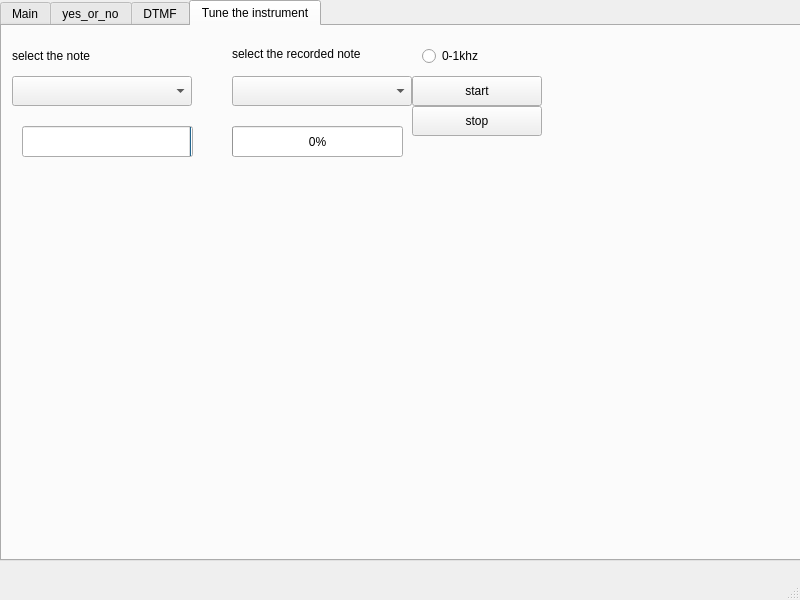
<?xml version="1.0" encoding="UTF-8"?>
<ui version="4.0">
 <class>MainWindow</class>
 <widget class="QMainWindow" name="MainWindow">
  <property name="geometry">
   <rect>
    <x>0</x>
    <y>0</y>
    <width>800</width>
    <height>600</height>
   </rect>
  </property>
  <property name="windowTitle">
   <string>MainWindow</string>
  </property>
  <widget class="QWidget" name="centralwidget">
   <widget class="QTabWidget" name="tabWidget">
    <property name="geometry">
     <rect>
      <x>0</x>
      <y>0</y>
      <width>801</width>
      <height>561</height>
     </rect>
    </property>
    <property name="currentIndex">
     <number>3</number>
    </property>
    <widget class="QWidget" name="tab">
     <attribute name="title">
      <string>Main</string>
     </attribute>
     <widget class="QCustomPlot" name="custom" native="true">
      <property name="geometry">
       <rect>
        <x>10</x>
        <y>180</y>
        <width>641</width>
        <height>351</height>
       </rect>
      </property>
     </widget>
     <widget class="QPushButton" name="pushButton">
      <property name="geometry">
       <rect>
        <x>10</x>
        <y>60</y>
        <width>130</width>
        <height>24</height>
       </rect>
      </property>
      <property name="text">
       <string>select file</string>
      </property>
     </widget>
     <widget class="QComboBox" name="comboBox">
      <property name="geometry">
       <rect>
        <x>10</x>
        <y>30</y>
        <width>391</width>
        <height>21</height>
       </rect>
      </property>
     </widget>
     <widget class="QLabel" name="label">
      <property name="geometry">
       <rect>
        <x>10</x>
        <y>0</y>
        <width>301</width>
        <height>20</height>
       </rect>
      </property>
      <property name="text">
       <string>TextLabel</string>
      </property>
     </widget>
     <widget class="QPushButton" name="pushButton_2">
      <property name="geometry">
       <rect>
        <x>140</x>
        <y>60</y>
        <width>130</width>
        <height>24</height>
       </rect>
      </property>
      <property name="text">
       <string>do fft</string>
      </property>
     </widget>
     <widget class="QPushButton" name="pushButton_3">
      <property name="geometry">
       <rect>
        <x>270</x>
        <y>90</y>
        <width>130</width>
        <height>24</height>
       </rect>
      </property>
      <property name="text">
       <string>filter </string>
      </property>
     </widget>
     <widget class="QPushButton" name="pushButton_4">
      <property name="geometry">
       <rect>
        <x>270</x>
        <y>60</y>
        <width>130</width>
        <height>24</height>
       </rect>
      </property>
      <property name="text">
       <string>reconstitute </string>
      </property>
     </widget>
     <widget class="QRadioButton" name="radioButton">
      <property name="geometry">
       <rect>
        <x>430</x>
        <y>0</y>
        <width>161</width>
        <height>31</height>
       </rect>
      </property>
      <property name="text">
       <string>save ifft to wav file</string>
      </property>
     </widget>
     <widget class="QRadioButton" name="radioButton_2">
      <property name="geometry">
       <rect>
        <x>10</x>
        <y>90</y>
        <width>251</width>
        <height>20</height>
       </rect>
      </property>
      <property name="text">
       <string>lowpass </string>
      </property>
     </widget>
     <widget class="QRadioButton" name="radioButton_3">
      <property name="geometry">
       <rect>
        <x>10</x>
        <y>110</y>
        <width>241</width>
        <height>20</height>
       </rect>
      </property>
      <property name="text">
       <string>high pass</string>
      </property>
     </widget>
     <widget class="QRadioButton" name="radioButton_4">
      <property name="geometry">
       <rect>
        <x>10</x>
        <y>130</y>
        <width>251</width>
        <height>20</height>
       </rect>
      </property>
      <property name="text">
       <string>band pass</string>
      </property>
     </widget>
     <widget class="QRadioButton" name="radioButton_5">
      <property name="geometry">
       <rect>
        <x>10</x>
        <y>150</y>
        <width>251</width>
        <height>20</height>
       </rect>
      </property>
      <property name="text">
       <string>band stop</string>
      </property>
     </widget>
     <widget class="QPushButton" name="pushButton_5">
      <property name="geometry">
       <rect>
        <x>270</x>
        <y>120</y>
        <width>130</width>
        <height>24</height>
       </rect>
      </property>
      <property name="text">
       <string>save filtered results</string>
      </property>
     </widget>
     <widget class="QRadioButton" name="radioButton_6">
      <property name="geometry">
       <rect>
        <x>430</x>
        <y>30</y>
        <width>161</width>
        <height>20</height>
       </rect>
      </property>
      <property name="text">
       <string>filter for birds_jet_noise</string>
      </property>
     </widget>
     <widget class="QRadioButton" name="radioButton_7">
      <property name="geometry">
       <rect>
        <x>430</x>
        <y>60</y>
        <width>171</width>
        <height>21</height>
       </rect>
      </property>
      <property name="text">
       <string>filter for owl_beep</string>
      </property>
     </widget>
    </widget>
    <widget class="QWidget" name="tab_2">
     <attribute name="title">
      <string>yes_or_no</string>
     </attribute>
     <widget class="QPushButton" name="pushButton_6">
      <property name="geometry">
       <rect>
        <x>10</x>
        <y>70</y>
        <width>130</width>
        <height>24</height>
       </rect>
      </property>
      <property name="text">
       <string>select file</string>
      </property>
     </widget>
     <widget class="QComboBox" name="comboBox_2">
      <property name="geometry">
       <rect>
        <x>10</x>
        <y>40</y>
        <width>261</width>
        <height>22</height>
       </rect>
      </property>
     </widget>
     <widget class="QLabel" name="label_2">
      <property name="geometry">
       <rect>
        <x>10</x>
        <y>20</y>
        <width>191</width>
        <height>16</height>
       </rect>
      </property>
      <property name="text">
       <string>TextLabel</string>
      </property>
     </widget>
     <widget class="QCustomPlot" name="custom2" native="true">
      <property name="geometry">
       <rect>
        <x>30</x>
        <y>160</y>
        <width>331</width>
        <height>311</height>
       </rect>
      </property>
      <property name="maximumSize">
       <size>
        <width>16777215</width>
        <height>16777215</height>
       </size>
      </property>
     </widget>
     <widget class="QCustomPlot" name="custom3" native="true">
      <property name="geometry">
       <rect>
        <x>410</x>
        <y>160</y>
        <width>341</width>
        <height>311</height>
       </rect>
      </property>
      <property name="maximumSize">
       <size>
        <width>16777215</width>
        <height>16777215</height>
       </size>
      </property>
     </widget>
     <widget class="QLabel" name="label_3">
      <property name="geometry">
       <rect>
        <x>290</x>
        <y>50</y>
        <width>49</width>
        <height>16</height>
       </rect>
      </property>
      <property name="text">
       <string>yes</string>
      </property>
     </widget>
     <widget class="QLabel" name="label_4">
      <property name="geometry">
       <rect>
        <x>360</x>
        <y>50</y>
        <width>49</width>
        <height>16</height>
       </rect>
      </property>
      <property name="text">
       <string>no</string>
      </property>
     </widget>
     <widget class="QPushButton" name="pushButton_7">
      <property name="geometry">
       <rect>
        <x>140</x>
        <y>70</y>
        <width>130</width>
        <height>24</height>
       </rect>
      </property>
      <property name="text">
       <string>do fft</string>
      </property>
     </widget>
    </widget>
    <widget class="QWidget" name="tab_3">
     <attribute name="title">
      <string>DTMF</string>
     </attribute>
     <widget class="QPushButton" name="pushButton_8">
      <property name="geometry">
       <rect>
        <x>10</x>
        <y>60</y>
        <width>75</width>
        <height>24</height>
       </rect>
      </property>
      <property name="text">
       <string>select file</string>
      </property>
     </widget>
     <widget class="QComboBox" name="comboBox_3">
      <property name="geometry">
       <rect>
        <x>10</x>
        <y>30</y>
        <width>231</width>
        <height>22</height>
       </rect>
      </property>
     </widget>
     <widget class="QLabel" name="label_5">
      <property name="geometry">
       <rect>
        <x>10</x>
        <y>10</y>
        <width>49</width>
        <height>16</height>
       </rect>
      </property>
      <property name="text">
       <string>TextLabel</string>
      </property>
     </widget>
     <widget class="QPushButton" name="pushButton_9">
      <property name="geometry">
       <rect>
        <x>90</x>
        <y>60</y>
        <width>111</width>
        <height>24</height>
       </rect>
      </property>
      <property name="text">
       <string>do something</string>
      </property>
     </widget>
     <widget class="QLabel" name="label_7">
      <property name="geometry">
       <rect>
        <x>20</x>
        <y>100</y>
        <width>101</width>
        <height>16</height>
       </rect>
      </property>
      <property name="text">
       <string>basilan button</string>
      </property>
     </widget>
     <widget class="QLabel" name="label_9">
      <property name="geometry">
       <rect>
        <x>20</x>
        <y>160</y>
        <width>301</width>
        <height>141</height>
       </rect>
      </property>
      <property name="text">
       <string>TextLabel</string>
      </property>
     </widget>
    </widget>
    <widget class="QWidget" name="tab_4">
     <attribute name="title">
      <string>Tune the instrument</string>
     </attribute>
     <widget class="QComboBox" name="comboBox_4">
      <property name="geometry">
       <rect>
        <x>10</x>
        <y>50</y>
        <width>180</width>
        <height>30</height>
       </rect>
      </property>
     </widget>
     <widget class="QLabel" name="label_6">
      <property name="geometry">
       <rect>
        <x>10</x>
        <y>20</y>
        <width>191</width>
        <height>20</height>
       </rect>
      </property>
      <property name="text">
       <string>select the note</string>
      </property>
     </widget>
     <widget class="QCustomPlot" name="custom5" native="true">
      <property name="geometry">
       <rect>
        <x>0</x>
        <y>170</y>
        <width>341</width>
        <height>291</height>
       </rect>
      </property>
     </widget>
     <widget class="QCustomPlot" name="custom6" native="true">
      <property name="geometry">
       <rect>
        <x>360</x>
        <y>170</y>
        <width>341</width>
        <height>291</height>
       </rect>
      </property>
     </widget>
     <widget class="QComboBox" name="comboBox_5">
      <property name="geometry">
       <rect>
        <x>230</x>
        <y>50</y>
        <width>180</width>
        <height>30</height>
       </rect>
      </property>
     </widget>
     <widget class="QLabel" name="label_8">
      <property name="geometry">
       <rect>
        <x>230</x>
        <y>20</y>
        <width>151</width>
        <height>16</height>
       </rect>
      </property>
      <property name="text">
       <string>select the recorded note</string>
      </property>
     </widget>
     <widget class="QPushButton" name="pushButton_10">
      <property name="geometry">
       <rect>
        <x>410</x>
        <y>50</y>
        <width>130</width>
        <height>30</height>
       </rect>
      </property>
      <property name="text">
       <string>start</string>
      </property>
     </widget>
     <widget class="QPushButton" name="pushButton_11">
      <property name="geometry">
       <rect>
        <x>410</x>
        <y>80</y>
        <width>130</width>
        <height>30</height>
       </rect>
      </property>
      <property name="text">
       <string>stop</string>
      </property>
     </widget>
     <widget class="QRadioButton" name="radioButton_8">
      <property name="geometry">
       <rect>
        <x>420</x>
        <y>20</y>
        <width>89</width>
        <height>20</height>
       </rect>
      </property>
      <property name="text">
       <string>0-1khz </string>
      </property>
     </widget>
     <widget class="QProgressBar" name="progressBar">
      <property name="geometry">
       <rect>
        <x>230</x>
        <y>100</y>
        <width>171</width>
        <height>31</height>
       </rect>
      </property>
      <property name="minimum">
       <number>0</number>
      </property>
      <property name="maximum">
       <number>50</number>
      </property>
      <property name="value">
       <number>0</number>
      </property>
      <property name="alignment">
       <set>Qt::AlignmentFlag::AlignRight|Qt::AlignmentFlag::AlignTrailing|Qt::AlignmentFlag::AlignVCenter</set>
      </property>
      <property name="invertedAppearance">
       <bool>false</bool>
      </property>
     </widget>
     <widget class="QProgressBar" name="progressBar_2">
      <property name="geometry">
       <rect>
        <x>20</x>
        <y>100</y>
        <width>171</width>
        <height>31</height>
       </rect>
      </property>
      <property name="minimum">
       <number>0</number>
      </property>
      <property name="maximum">
       <number>50</number>
      </property>
      <property name="value">
       <number>0</number>
      </property>
      <property name="alignment">
       <set>Qt::AlignmentFlag::AlignRight|Qt::AlignmentFlag::AlignTrailing|Qt::AlignmentFlag::AlignVCenter</set>
      </property>
      <property name="invertedAppearance">
       <bool>true</bool>
      </property>
     </widget>
     <widget class="QLabel" name="label_10">
      <property name="geometry">
       <rect>
        <x>190</x>
        <y>100</y>
        <width>41</width>
        <height>31</height>
       </rect>
      </property>
      <property name="text">
       <string/>
      </property>
     </widget>
    </widget>
   </widget>
  </widget>
  <widget class="QMenuBar" name="menubar">
   <property name="geometry">
    <rect>
     <x>0</x>
     <y>0</y>
     <width>800</width>
     <height>22</height>
    </rect>
   </property>
  </widget>
  <widget class="QStatusBar" name="statusbar"/>
 </widget>
 <customwidgets>
  <customwidget>
   <class>QCustomPlot</class>
   <extends>QWidget</extends>
   <header location="global">qcustomplot.h</header>
   <container>1</container>
  </customwidget>
 </customwidgets>
 <resources/>
 <connections/>
</ui>
